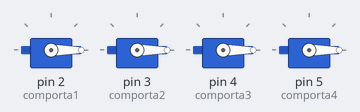
The sketch below on a simulated Arduino Uno, built with avr-gcc and run on an emulated ATmega328P. Shown: 4 × servo.

Above: at 1.05 s.
At 2.0 s:
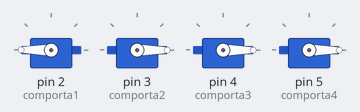
Timing chart, 0 to 4.0 s (numbered marks = the images above):
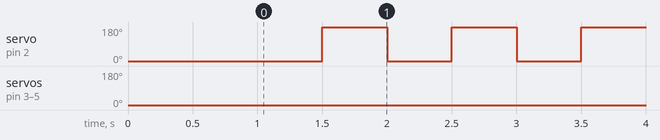

Measured:
- by itself, servo on pin 2 (comporta1): alternates 180° for 0.50 s and 0° for 0.50 s, 8 changes in all, then stays 0°
- by itself, servo on pin 3 (comporta2): 0° → 180° at 6.0 s, → 0° 0.50 s later, → 180° 0.50 s later, → 0° 0.50 s later, … (8 changes in this stretch)
- by itself, servo on pin 4 (comporta3): 0° → 180° at 10.5 s, → 0° 0.50 s later, → 180° 0.50 s later, → 0° 0.50 s later, … (8 changes in this stretch)
- by itself, servo on pin 5 (comporta4): 0° → 180° at 15.0 s, → 0° 0.50 s later, → 180° 0.50 s later, → 0° 0.50 s later, … (8 changes in this stretch)

The sketch:

Programa__o_das_comportas.ino
```cpp
#include <Servo.h>

Servo comporta1;
Servo comporta2;
Servo comporta3;
Servo comporta4;

void setup() {
  // put your setup code here, to run once:

comporta1.attach(2);
comporta2.attach(3);
comporta3.attach(4);
comporta4.attach(5);

comporta1.write(0);
comporta2.write(0);
comporta3.write(0);
comporta4.write(0);
delay(1000);


}

void loop() {
  // put your main code here, to run repeatedly:

comporta1.write(0);
delay(500);
comporta1.write(180);
delay(500);
comporta1.write(0);
delay(500);
comporta1.write(180);
delay(500);
comporta1.write(0);
delay(500);
comporta1.write(180);
delay(500);
comporta1.write(0);
delay(500);
comporta1.write(180);
delay(500);
comporta1.write(0);
delay(500);

comporta2.write(0);
delay(500);
comporta2.write(180);
delay(500);
comporta2.write(0);
delay(500);
comporta2.write(180);
delay(500);
comporta2.write(0);
delay(500);
comporta2.write(180);
delay(500);
comporta2.write(0);
delay(500);
comporta2.write(180);
delay(500);
comporta2.write(0);
delay(500);

comporta3.write(0);
delay(500);
comporta3.write(180);
delay(500);
comporta3.write(0);
delay(500);
comporta3.write(180);
delay(500);
comporta3.write(0);
delay(500);
comporta3.write(180);
delay(500);
comporta3.write(0);
delay(500);
comporta3.write(180);
delay(500);
comporta3.write(0);
delay(500);

comporta4.write(0);
delay(500);
comporta4.write(180);
delay(500);
comporta4.write(0);
delay(500);
comporta4.write(180);
delay(500);
comporta4.write(0);
delay(500);
comporta4.write(180);
delay(500);
comporta4.write(0);
delay(500);
comporta4.write(180);
delay(500);
comporta4.write(0);
delay(500);


delay(14400000);


}
```
